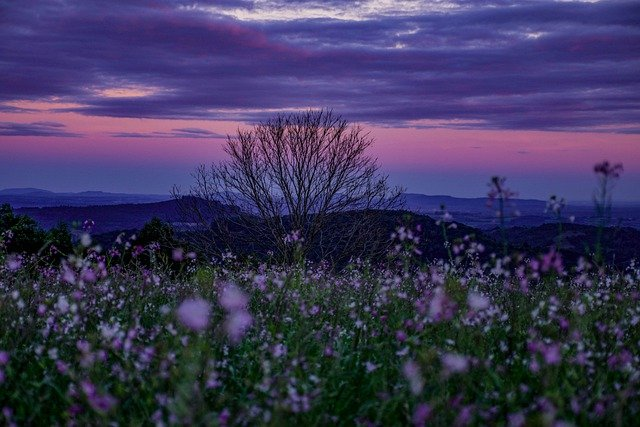
#> input picture 실습코드/lab-07/grass.jpg, 640 x 427 px
$ jupyter execute 'IPP-2022-1-lab-07-20185158-이은재.ipynb'
#> lines starting #> are read from the running program, lines starting #| are printed output that depends on the picture
<h1 align='center'> 영상처리 프로그래밍 실습 7</h1>

<h6 align='right'> 2022. 4. 28. </h6>

<div class="alert alert-block alert-info">

- 파일 이름에서 00000000을 자신의 학번으로, name을 자신의 이름으로 수정하세요.

- 다음 줄에 자신의 이름, 학번, 학과(전공)을 적으세요.

* 이름:   &nbsp;이은재&nbsp;          학번:    &nbsp;20185158&nbsp;         학과(전공): 빅데이터

</div>

- JupyterLab 문서의 최신 버전은 [JupyterLab Documentation](https://jupyterlab.readthedocs.io/en/stable/index.html#/)을  참고하라

- Markdown은 [Markdown Guide](https://www.markdownguide.org/)를 참고하라.
- [Markdown Cheat Sheet](https://www.markdownguide.org/cheat-sheet/)

* 제출 마감: 5월 4일 (수) 오후 6:00까지 최종본을 SmartLEAD제출

[cell 1]
import cv2
import matplotlib.pyplot as plt

import numpy as np
print("OpenCV version", cv2.__version__)
print("NumPy version", np.__version__)

## 지난 주 문제 1.

오늘 실습에서 사용한 적당한 영상을 하나 읽어서 OpenCV를 이용해서 영상을 표시하는 윈도우를 만들고 slidebar 인터페이스를 사용하여 감마 변환의 gamma를 0.1부터 5 사이로 조절할 수 있도록 하고, 감마가 변경될 때마다 윈도우에 감마 변환된 영상이 표시되는 프로그램을 작성하라.

[cell 2]
def lut_transformation(r, lut):
    return lut[r]

def gamma_transformation_LUT(gamma):
    out = 255. ** (1. - gamma) * np.arange(256) ** gamma
    return out.round(0).clip(0,255).astype(np.uint8)

def onChange(val):

    global img2
    if val == 0:
        val = 1
    gamma = val / 100.
    lut_gamma = gamma_transformation_LUT(gamma)

    img_YUV = cv2.cvtColor(img, cv2.COLOR_BGR2YUV)
    img_YUV[...,0] = lut_transformation(img_YUV[...,0], lut_gamma)
    img2 = cv2.cvtColor(img_YUV, cv2.COLOR_YUV2BGR)
    cv2.imshow(winname, img2)

img = cv2.imread('grass.jpg')
#> img is the input picture: shape (427, 640, 3); mean B, G, R 90.1, 55.4, 60.2
img2 = img.copy()
winname = "Gamma transformation"
cv2.imshow(winname, img)

cv2.createTrackbar("gamma", winname, 100, 500, onChange)
cv2.waitKey(0)
#> in onChange, `img_YUV = cv2.cvtColor(img, cv2.COLOR_BGR2YUV)`: img_YUV: shape (427, 640, 3); mean of channels 0, 1, 2 60.8, 142.5, 127.5
#> in lut_transformation, `return lut[r]`:
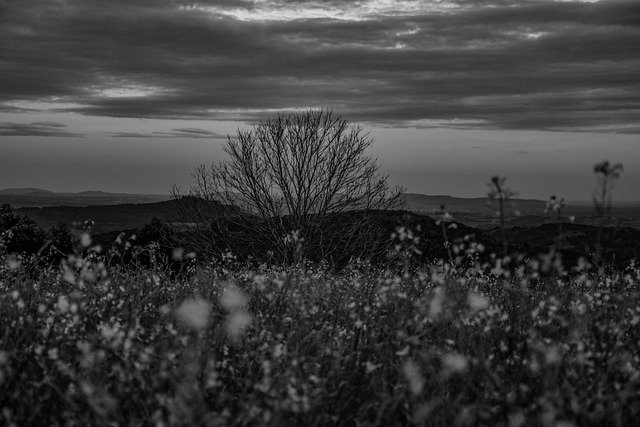
#> returned value: shape (427, 640); min 0, max 228, mean 60.8
cv2.destroyAllWindows()

## 예제 1.

다음을 만족하는 함수 moving_average_filtering(filename)를 완성하라.

- filename으로 전달받은 파일이 존재하는지 조사해서 존재하지 않으면 오류 메시지를 콘솔에 출력하고 return 한다.
- 파일이 존재하면
  - 파일을 읽고, 원본 영상과 이동 평균 필터링된 영상을 나란히 화면에 표시한다.
  - 이동 평균 필터의 커널의 크기를 지정할 수 있는 trackBar interface를 제공한다. 단, trackBar로 지정하는 값의 범위는 1부터 51까지로 하되, 짝수일 경우 그보다 1 작은 홀수로 커널의 크기를 지정한다.
  - 지정된 커널의 크기를 이용해서 원 영상에 이동 평균 필터링이 적용된 영상을 구한다.

[cell 3]
import cv2
import numpy as np
from os.path import exists

def moving_average_filtering(filename):
    def onMovingAverage(val):
#> called with val = 1
        nonlocal ksize
        if val == 0:
            ksize = 1
        else:
            ksize = val // 2 * 2 + 1 # 짝수처리 (if문을 이용해서 해도 상관없음)
        kernel = np.ones((ksize, ksize)) / (ksize**2)
        img_ma = cv2.filter2D(img, -1, kernel)
        img2 = np.hstack((img, img_ma))
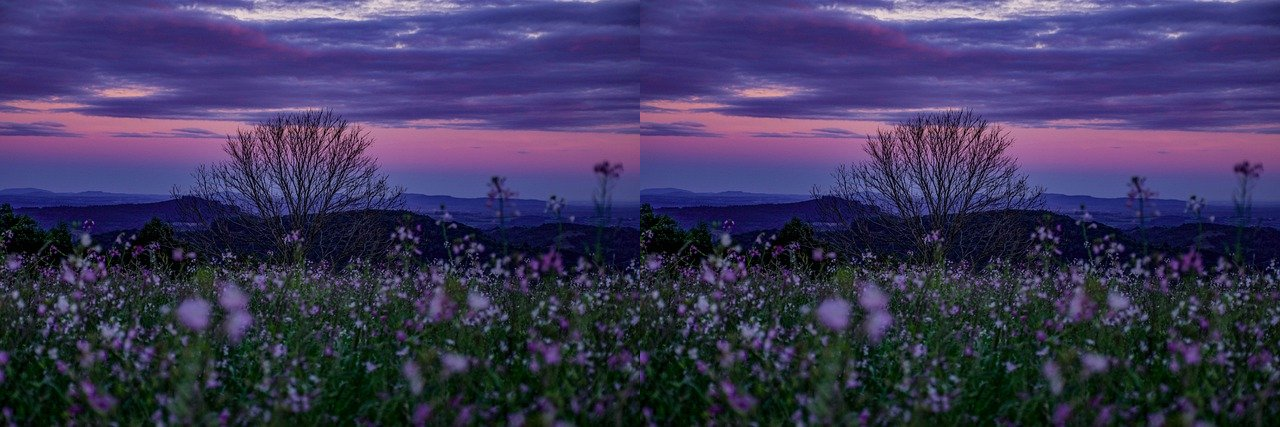
#> img2: shape (427, 1280, 3); mean B, G, R 90.1, 55.4, 60.2
        cv2.imshow(winName, img2)

    if exists(filename):
        img = cv2.imread(filename)
    else:
        print(f"Image file '{filename}' does not exist")
        return

    ksize = 1
    winName = "Moving average filtering"
    cv2.namedWindow(winName, flags=1 | cv2.WINDOW_GUI_NORMAL)

    onMovingAverage(1)

    cv2.createTrackbar('kernel size', winName, ksize, 51, onMovingAverage)
    cv2.waitKey(0)
    cv2.destroyAllWindows()

[cell 4]
moving_average_filtering('grass.jpg')

## 예제 2.

예제 1에서 만든 프로그램에 다음 기능을 추가하라.

왼쪽 마우스 버튼을 클릭하면 화면에 표시되는 영상이 다음과 같이 토클되어야 한다.

(원 영상, 이동 평균 필터링된 영상) <--> (원 영상, 이동 평균 필터링된 영상, 차 영상)

[cell 5]
import cv2
import numpy as np
from os.path import exists

def moving_average_filtering_2(filename):
    def onMovingAverage(val):
        nonlocal ksize
        if val == 0:
            ksize = 1
        else:
            ksize = val // 2 * 2 + 1 # 짝수처리 (if문을 이용해서 해도 상관없음)
        kernel = np.ones((ksize, ksize)) / (ksize**2)
        img_ma = cv2.filter2D(img, -1, kernel)

        if show_difference:
            img2 = np.hstack((img, img_ma, img-img_ma))
        else:
            img2 = np.hstack((img, img_ma))
        cv2.imshow(winName, img2)


    def onMouseClick(event, x, y, flags, params):
        nonlocal show_difference
        if event == cv2.EVENT_LBUTTONUP:
            show_difference = not show_difference
        onMovingAverage(ksize)


    if exists(filename):
        img = cv2.imread(filename)
    else:
        print(f"Image file '{filename}' does not exist")
        return

    ksize = 1
    show_difference = False

    winName = "Moving average filtering"
    cv2.namedWindow(winName, flags=1 | cv2.WINDOW_GUI_NORMAL)

    onMovingAverage(1)

    cv2.createTrackbar('kernel size', winName, ksize, 51, onMovingAverage)
    cv2.setMouseCallback(winName, onMouseClick)
    cv2.waitKey(0)
    cv2.destroyAllWindows()

[cell 6]
moving_average_filtering_2('grass.jpg')

## 문제 1.

다음을 만족하는 함수 gamma_transformation(filename)을 완성하라.

- filename으로 전달받은 파일이 존재하는지 조사해서 존재하지 않으면 오류 메시지를 콘솔에 출력하고 return 한다.
- 파일이 존재하면
  - 파일을 읽고, 원본 영상과 gamma 변환 영상을 나란히 화면에 표시한다.
  - gamma 값을 지정할 수 있는 trackBar interface를 제공한다. 단, trackBar로 지정하는 값의 범위는 1부터 500까지로 하고, 이 값을 scaling해서 0.1과 5 사이로 조정한 값을 gamma로 한다.
  - trackBar의 초기값은 gamma=1.0에 해당하는 값으로 설정한다.
  - 지정된 gamma 값을 이용해서 원 영상을 gamma 변환한 영상을 구한다.
- 파일이 흑백 영상이면 흑백 영상을 표시하고, 컬러 영상인 경우에는 RGB를 YUV로 변환해서 Y 성분만 gamma 변환을 한 후에, 다시 RGB 영상으로 변환해서

[cell 7]
from os.path import exists
import cv2
import numpy as np

def lut_transformation(r, lut):
    return lut[r]
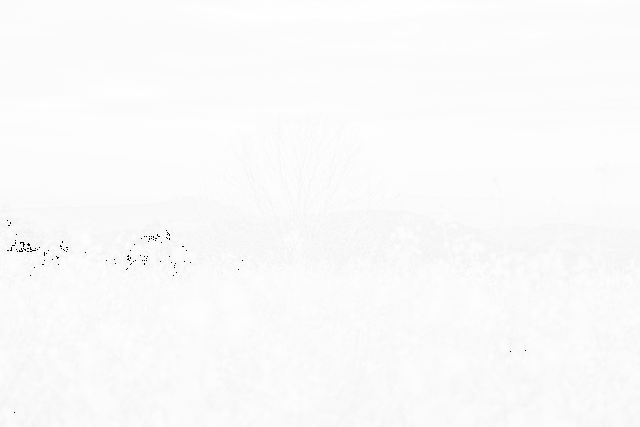
#> returned value: shape (427, 640); min 0, max 255, mean 250.6

def gamma_transformation_LUT(gamma):
    out = 255. ** (1. - gamma) * np.arange(256) ** gamma
    return out.round(0).clip(0,255).astype(np.uint8)

def gamma_transformation(filename):
    def onMoveGamma(val):
        global img2
        if val == 0:
            val = 1
        gamma = val / 100.
        lut_gamma = gamma_transformation_LUT(gamma)
        if(img.ndim == 3): # 컬러 영상인 경우
            img_YUV = cv2.cvtColor(img, cv2.COLOR_BGR2YUV)
            img_YUV[...,0] = lut_transformation(img_YUV[...,0], lut_gamma)
#> img_YUV: shape (427, 640, 3); mean of channels 0, 1, 2 250.6, 142.5, 127.5
            img2 = cv2.cvtColor(img_YUV, cv2.COLOR_YUV2BGR)
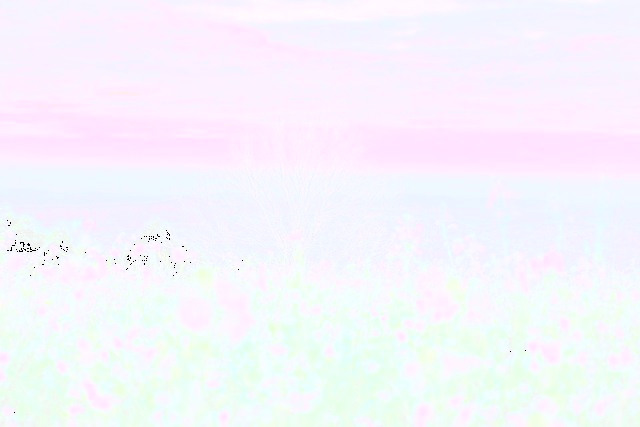
#> img2: shape (427, 640, 3); mean B, G, R 252.6, 244.9, 246.5

        elif(img.ndim == 2): # 흑백 영상인 경우
            img2 = lut_transformation(img, lut_gamma)

        img3 = np.hstack((img, img2))
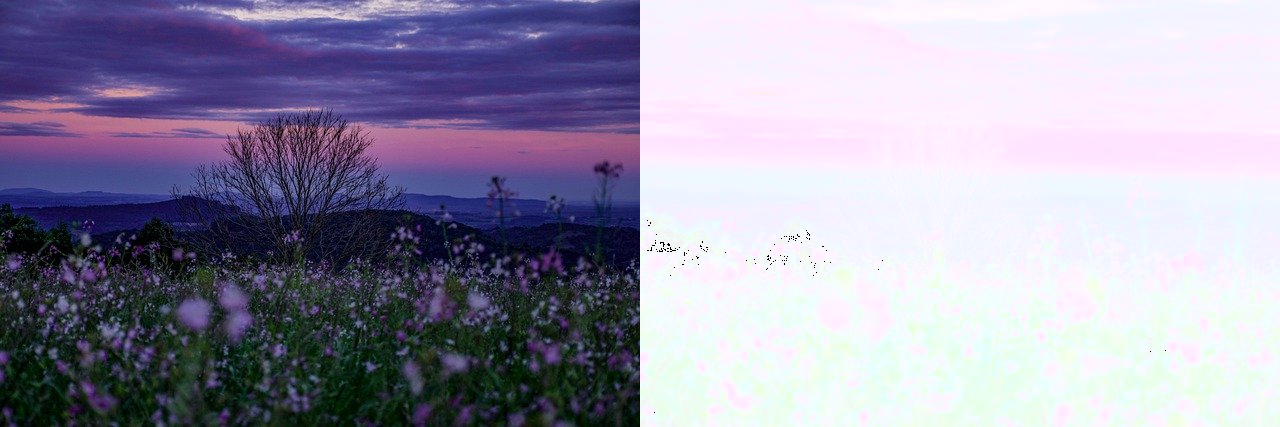
#> img3: shape (427, 1280, 3); mean B, G, R 171.4, 150.1, 153.4
        cv2.imshow(winName, img3)


    if(exists(filename)):
        img = cv2.imread(filename)
        img2 = img.copy()

    else:
        print(f"Image file '{filename}' does not exist")
        return


    winName = "original & gamma images"
    cv2.namedWindow(winName, flags=1 | cv2.WINDOW_GUI_NORMAL)

    onMoveGamma(1)

    cv2.createTrackbar('Gamma', winName, 1, 500, onMoveGamma)
    cv2.waitKey(0)
    cv2.destroyAllWindows()

[cell 8]
gamma_transformation("grass.jpg")

## 문제 2.
예제 2의 프로그램을 다음과 같이 변경하라.

- 이동 평균 필터링을 가우시안 필터링으로 변경하라.
- 가우시안 커널의 표준편차인 sigmaX와 sigmaY를 개별적으로 조정할 수 있는 trackBar interface를 2 개 제공한다. 단, 표준 편차의 최댓값은 10.0이 되도록 한다.

[cell 9]
import cv2
import numpy as np
from os.path import exists


yy = 0 # sigmaY값을 저장하기 위한 변수
xx = 0 # sigmaX값을 저장하기 위한 변수

def Gaussian_filtering(filename):
#> called with filename = 'grass.jpg'
    global img2
    def onMoveGaussian_sigmaX(val): # sigmaX를 조정하기 위한 트랙바 호출 함수
#> called with val = 1
        global xx, img_blured
        xx = val # 현재 트랙바로 조정된 val(sigmaX)값을 xx에 저장
        img_blured = cv2.GaussianBlur(img2,(7,7),sigmaX=val,sigmaY=yy) # sigmaX값만 개별적으로 조정 후 img_blured에 저장
        #img3 = np.hstack((img,img_blured))
        #cv2.imshow(winName, img3)

        if show_difference:
            img3 = np.hstack((img, img_blured, img-img_blured)) # 원영상, 가우시안 필터링된 영상, 앞 두 영상의 차 영상
        else:
            img3 = np.hstack((img, img_blured)) # 원영상, 가우시안 필터링된 영상
        cv2.imshow(winName, img3)

    def onMoveGaussian_sigmaY(val): # sgimaY를 조정하기 위한 트랙바 호출 함수
        global yy
        yy = val # 현재 트랙바로 조정된 val(sigmaY)값을 yy에 저장
        img_blured = cv2.GaussianBlur(img2,(7,7),sigmaX=xx,sigmaY=val) # sigmaY값만 개별적으로 조정
        #img3 = np.hstack((img,img_blured))
        #cv2.imshow(winName, img3)

        if show_difference:
            img3 = np.hstack((img, img_blured, img-img_blured))
        else:
            img3 = np.hstack((img, img_blured))
        cv2.imshow(winName, img3)

    def onMouseClick(event, x, y, flags, params):
        nonlocal show_difference
        if event == cv2.EVENT_LBUTTONUP:
            show_difference = not show_difference
        onMoveGaussian_sigmaX(xx)
        onMoveGaussian_sigmaY(yy)

    if exists(filename):
        img = cv2.imread(filename)
        img2 = img.copy()
    else:
        print(f"Image file '{filename}' does not exist")
        return

    show_difference = False
    winName = "Gausian filtering"
    cv2.namedWindow(winName, flags=1 | cv2.WINDOW_GUI_NORMAL)

    onMoveGaussian_sigmaX(1)
    onMoveGaussian_sigmaY(1)

    cv2.setMouseCallback(winName, onMouseClick)
    cv2.createTrackbar("SigmaX", winName, 0,10, onMoveGaussian_sigmaX)
#> slider 'SigmaX' is set to 10
    cv2.createTrackbar("SigmaY", winName, 0,10, onMoveGaussian_sigmaY)
#> slider 'SigmaY' is set to 3

    cv2.waitKey(0)
#> call 2 of onMoveGaussian_sigmaX, with val = 10
#> in onMoveGaussian_sigmaX (call 2), `img_blured = cv2.GaussianBlur(img2,(7,7),sigmaX=val,sigmaY=yy)`:
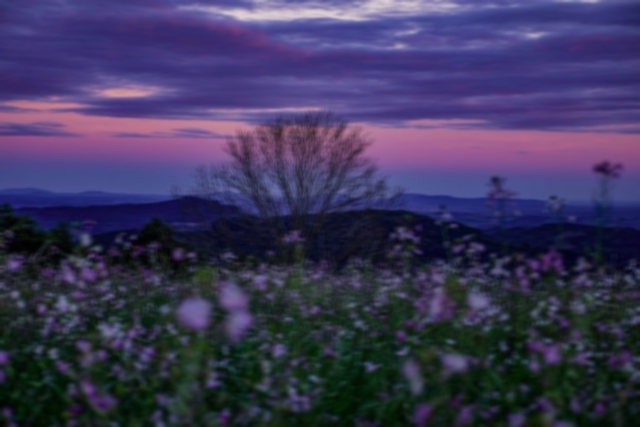
#> img_blured: shape (427, 640, 3); mean B, G, R 90.1, 55.4, 60.2
    cv2.destroyAllWindows()
